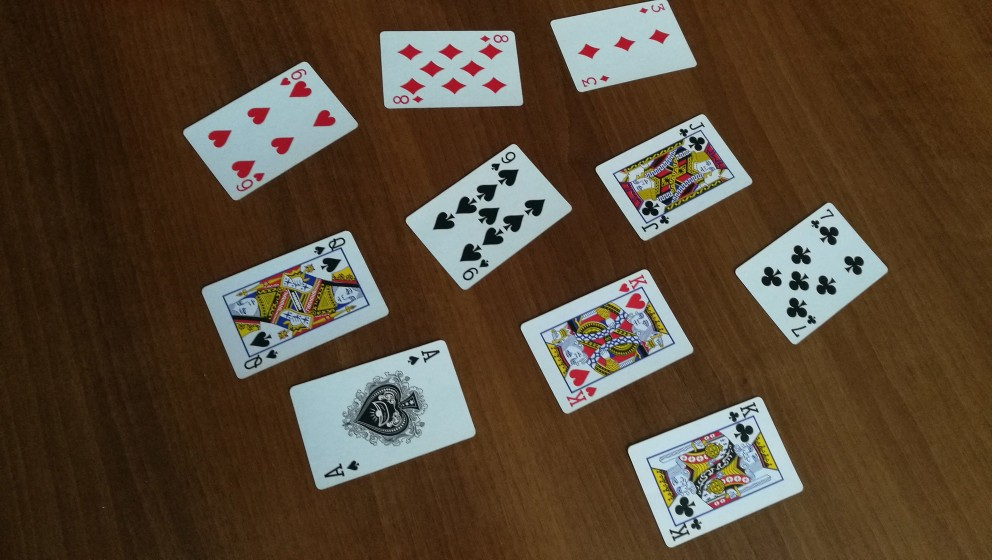
#> input picture dfeladat2/ZsurzsaDora_B2ZKDB/FCards_02_rs.jpg, 992 x 560 px
$ python ZsurzsaDora_B2ZKDB.py
#> lines starting #> are read from the running program, lines starting #| are printed output that depends on the picture; after the words box and inside, x2 and y2 are one past the last pixel; in counts of white or black regions, pixels touching at a corner belong together
import cv2
import numpy as np

# bemeneti kép beolvasása
img = cv2.imread("FCards_02_rs.jpg")
#> img is the input picture: shape (560, 992, 3); mean B, G, R 53.2, 71.1, 87.7

# csatornákra bontás
b, g, r = cv2.split(img)
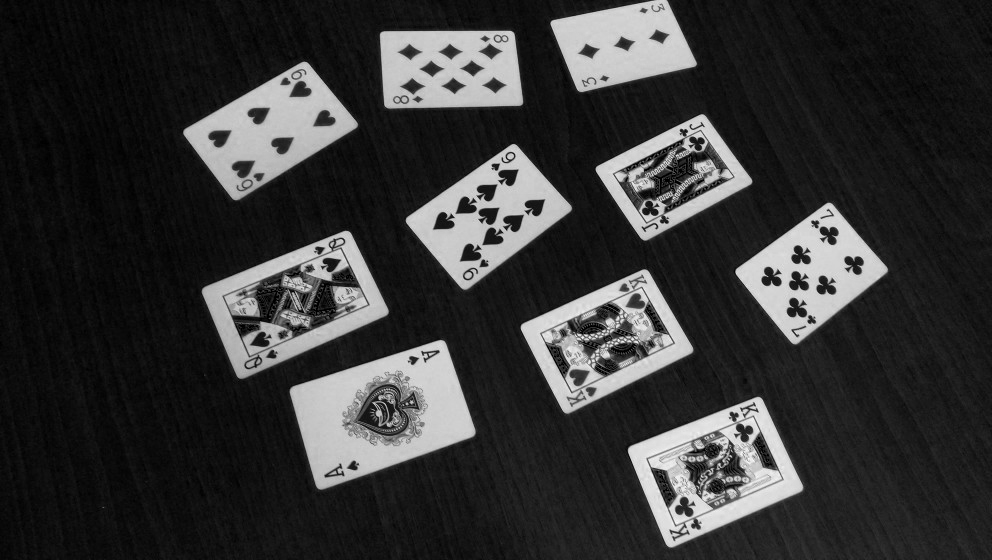
#> b: shape (560, 992); min 0, max 252, mean 53.2
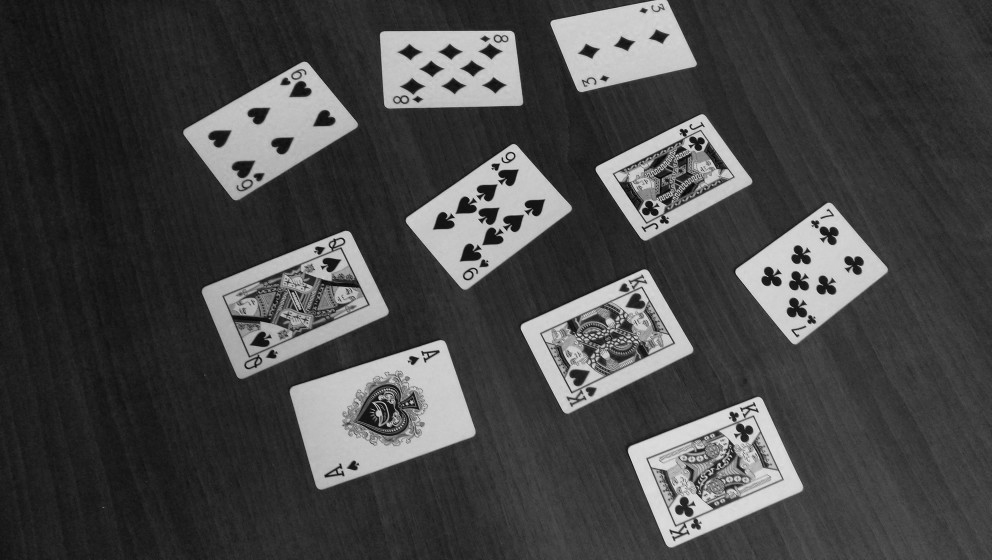
#> g: shape (560, 992); min 0, max 227, mean 71.1
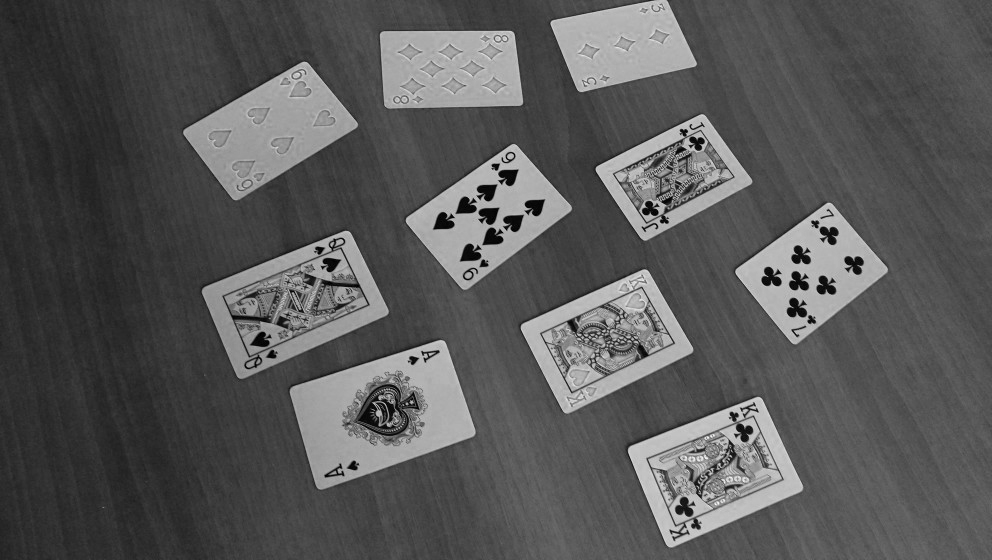
#> r: shape (560, 992); min 0, max 246, mean 87.7

# vörös területek meghat.
red_mask = (r > 120) & (g < 85) & (b < 200)
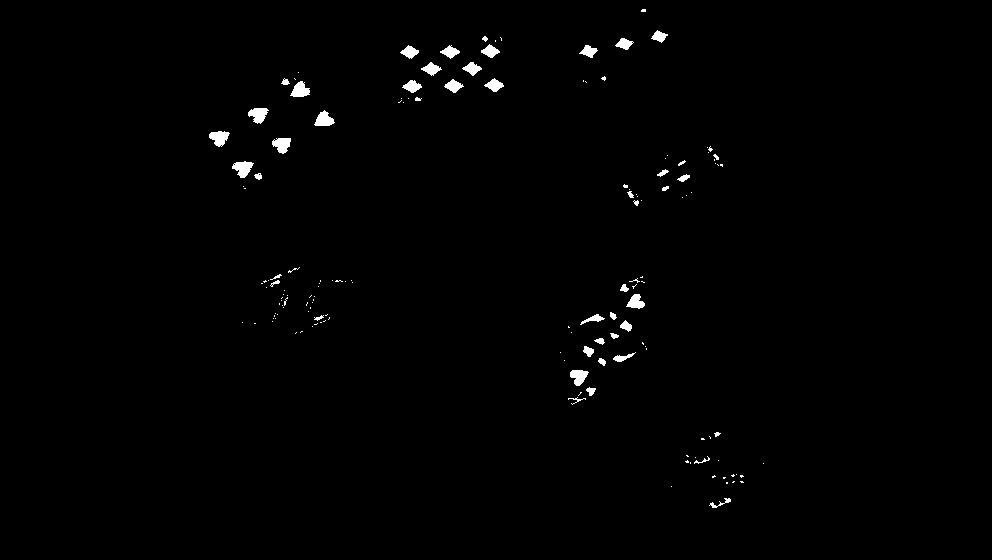
#> red_mask: shape (560, 992) bool; 0.85% white; 152 white regions (105 under 20 px), largest, box (x1, y1, x2, y2) and area: (232, 161, 254, 178) 226, (248, 108, 269, 124) 216, (209, 131, 230, 147) 215

# fehér területek meghat.
white_mask = (r > 50) & (g > 50) & (b > 50) & (np.max(img, 2) - np.min(img, 2) <= 50)
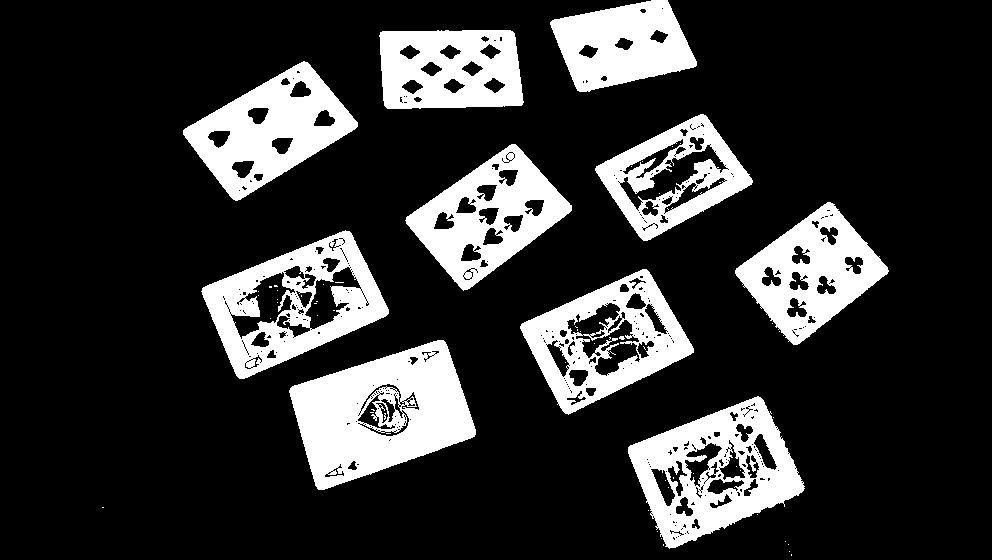
#> white_mask: shape (560, 992) bool; 19.6% white; 64 white regions (54 under 20 px), largest, box (x1, y1, x2, y2) and area: (289, 340, 476, 490) 16505, (628, 396, 805, 549) 12756, (201, 230, 389, 379) 11565

# fekete területek meghat.
black_mask = (r < 120) & (g < 120) & (b < 120) & (np.max(img, 2) - np.min(img, 2) <= 25)
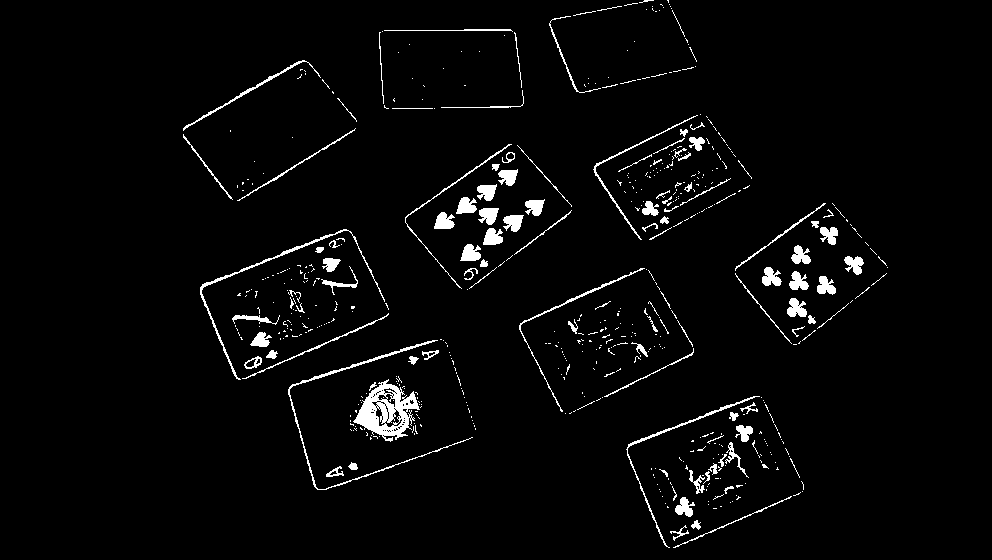
#> black_mask: shape (560, 992) bool; 3.2% white; 565 white regions (454 under 20 px), largest, box (x1, y1, x2, y2) and area: (353, 379, 420, 442) 1922, (288, 340, 473, 490) 812, (200, 229, 385, 380) 733

# eredménykép létrehoz.
result = np.zeros_like(img)
result[white_mask] = [255, 255, 255]
result[red_mask] = [0, 0, 255]
result[black_mask] = [0, 0, 0]
result[~(white_mask | red_mask | black_mask)] = [0, 255, 255]

# eredménykép és bemeneti kép megjel.
cv2.imshow("Vegeredmeny", result)
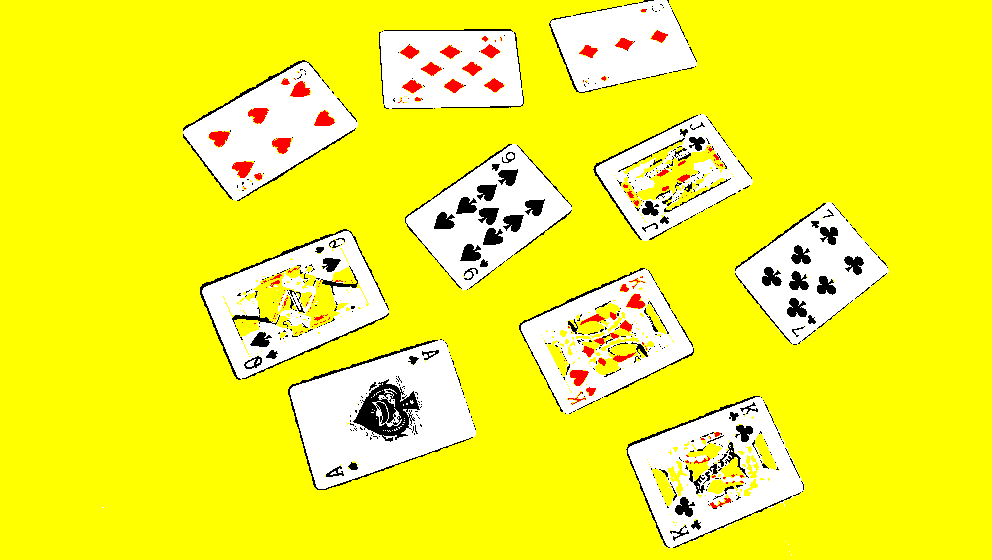
#> window 'Vegeredmeny': shape (560, 992, 3); mean B, G, R 47.2, 244.8, 247
cv2.imwrite("vegeredmeny.jpg", result) # kep lementese fajlba
cv2.imshow("Bemeneti kep", img)

# SPACE lenyomására ablakok bezárása
cv2.waitKey(0)

cv2.destroyAllWindows()
